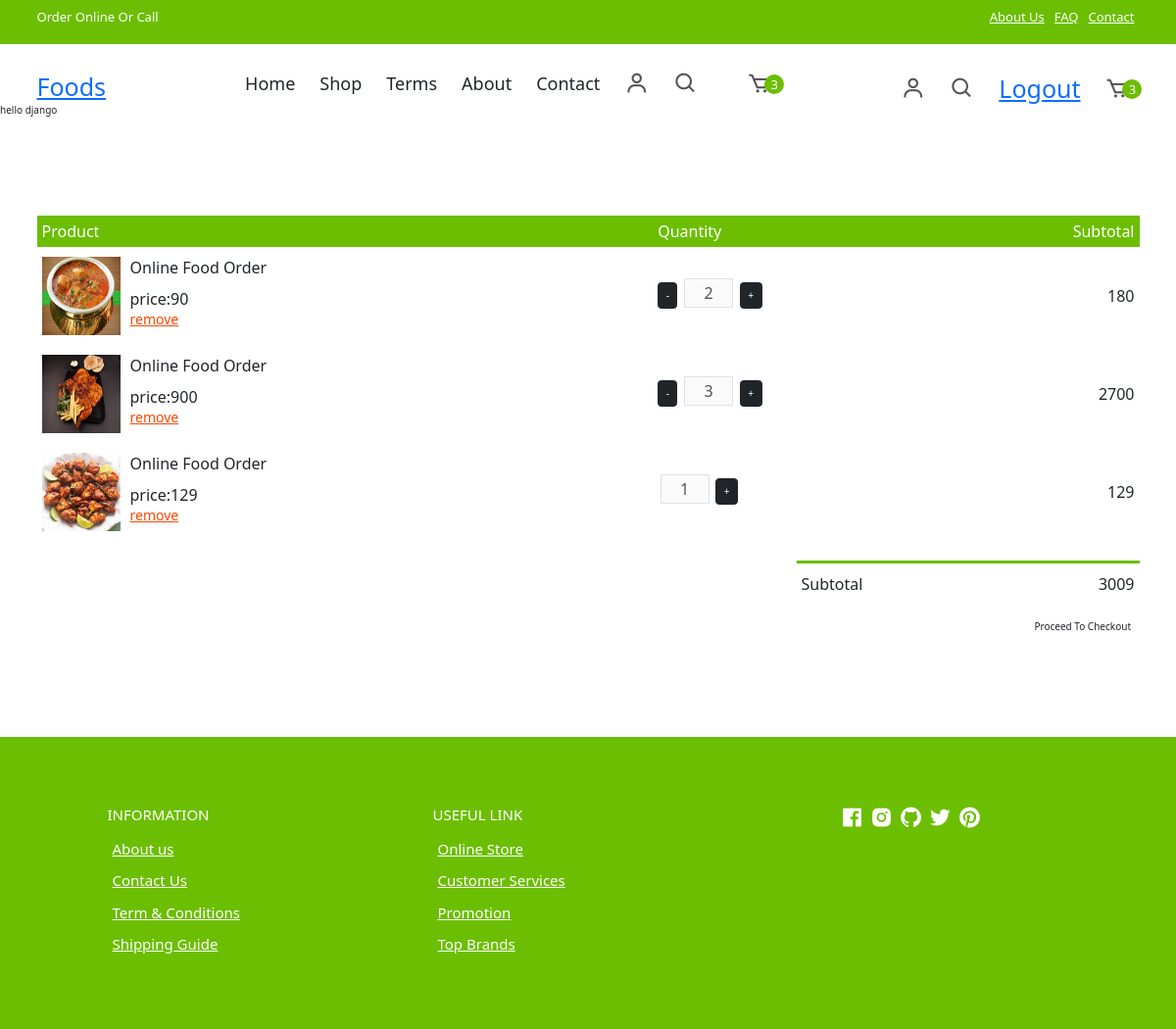
/order/items/all/ (signed in), run on an earlier commit of the app's database.
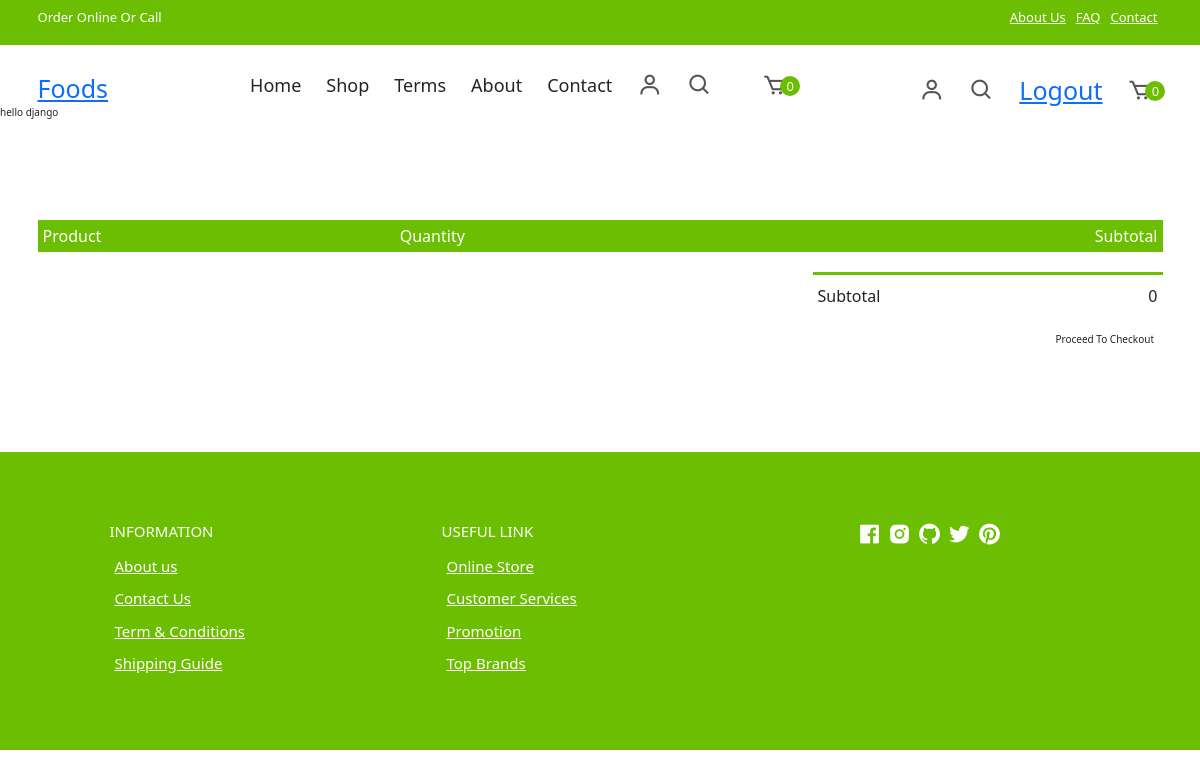
And on a later commit of the database.
### food/models.py (models this page shows, shortened)
class OrderItem(models.Model):
    foods_object=models.ForeignKey(Foods,on_delete=models.CASCADE)
    qty=models.PositiveIntegerField()
    basket_object=models.ForeignKey(Basket,on_delete=models.CASCADE,related_name="cartitem")
    created_date=models.DateTimeField(auto_now_add=True)
    updated_data=models.DateTimeField(auto_now=True)
    is_active=models.BooleanField(default=True)
    is_order_placed=models.BooleanField(default=False)
    @property
    def item_total(self):
        return self.qty*self.foods_object.price

class Foods(models.Model):
    title=models.CharField(max_length=200)
    description=models.TextField(null=True)
    image=models.ImageField(upload_to="foodsimages",default="default=jpg",null=True,blank=True)
    category_object=models.ForeignKey(Category,on_delete=models.CASCADE,related_name="item")
    quantity_object=models.ManyToManyField(Quantity)
    price=models.PositiveIntegerField()
    created_date=models.DateTimeField(auto_now_add=True)
    updated_data=models.DateTimeField(auto_now=True)
    is_active=models.BooleanField(default=True)

class Basket(models.Model):
    owner=models.OneToOneField(User,on_delete=models.CASCADE,related_name="cart")
    created_date=models.DateTimeField(auto_now_add=True)
    updated_data=models.DateTimeField(auto_now=True)
    is_active=models.BooleanField(default=True)
    @property
    def cart_item(self):
        return self.cartitem.filter(is_order_placed=False)
    @property
    def cart_item_count(self):
        return self.cart_item.count()
    @property
    def order_total(self):
        order_item=self.cart_item
        if order_item:
            total=sum([oi .item_total for oi in order_item])
            return total
        return 0

### food/views.py (the view)
# urls.py: path("order/items/all/",views.OrderItemListView.as_view(),name="order-items"),
@method_decorator([signin_required,never_cache],name="dispatch")
class OrderItemListView(View):
    def get(self,request,*args,**kwargs):
        qs=request.user.cart.cartitem.filter(is_order_placed=False)
        return render(request,"cart_list.html",{"data":qs})

### food/context_processors.py (called while the page is built)
def dummy(request):
    return {"msg":"hello django"}

def order_count(request):
    if request.user.is_authenticated:
        count=request.user.cart.cart_item_count
        return {"cart_count":count}
    else:
        return {"cart_count":0}

### food/templates/cart_list.html (shortened to what this page needs)
{%extends 'base.html'%}
{%block link_block%}
<link href="https://cdn.jsdelivr.net/npm/bootstrap@5.3.3/dist/css/bootstrap.min.css" rel="stylesheet">
{%endblock%}
{%block main_block%}
{{msg}}
<div class="container cart">
    <table>
      <tr>
        <th>Product</th>
        <th>Quantity</th>
        <th>Subtotal</th>
      </tr>
      {%for oi in data%}
     <tr>
        <td>
          <div class="cart-info">
            <img src="{{oi.foods_object.image.url}}" alt="" />
            <div>
              <p>Online Food Order</p>
              <span>price:{{oi.foods_object.price}}</span> <br />
              <a href="{%url 'orderitem-remove' oi.id%}">remove</a>
            </div>
          </div>
        </td>
        <td>
          <div class="mb-2 flex">
            <div class="min-w-24 flex">
             <form action="{%url 'editcart-qty' oi.id%}" method="post">
              {%if oi.qty > 1%}
              <button type="submit" class="py-2 btn btn-dark" name="counterbutton" value="-">
                -
              </button>
              {%endif%}
              <input
                type="text"
                class="mx-1 h-7 w-9 rounded-md border text-center"
                value="{{oi.qty}}"
                disabled
              />
              <button
                type="submit"
                class="py-2 btn btn-dark"
                name="counterbutton"
                value="+"
              >
                +
              </button>
             </form>
            </div>
        </td>
        <td>{{oi.item_total}}</td>
      </tr>
      {%endfor%}
    </table>
    <div class="total-price">
      <table>
        <tr>
          <td>Subtotal</td>
          <td>{{request.user.cart.order_total}}</td>
        </tr>
      </table>
      <a href="{%url 'checkout'%}" class="checkout btn">Proceed To Checkout</a>
    </div>
  </div>
{%endblock%}

### food/templates/base.html (shortened to what this page needs)
{%load static%}
<html lang="en">
  <head>
    <link
      rel="stylesheet"
      href="https://cdn.jsdelivr.net/npm/boxicons@latest/css/boxicons.min.css"
    />
    <link rel="stylesheet" href="{%static 'css/styles.css'%}" />
    {%block link_block%}
    {%endblock%}
  </head>
  <body>
    <div class="top-nav">
      <div class="container d-flex">
        <p>Order Online Or Call</p>
        <ul class="d-flex">
          <li><a href="#">About Us</a></li>
          <li><a href="#">FAQ</a></li>
          <li><a href="#">Contact</a></li>
        </ul>
      </div>
    </div>
    <div class="navigation">
      <div class="nav-center container d-flex">
        <a href="index.html" class="logo"><h1>Foods</h1></a>
        <ul class="nav-list d-flex">
          <li class="nav-item">
            <a href="/" class="nav-link">Home</a>
          </li>
          <li class="nav-item">
            <a href="product.html" class="nav-link">Shop</a>
          </li>
          <li class="nav-item">
            <a href="#terms" class="nav-link">Terms</a>
          </li>
          <li class="nav-item">
            <a href="#about" class="nav-link">About</a>
          </li>
          <li class="nav-item">
            <a href="#contact" class="nav-link">Contact</a>
          </li>
          <li class="icons d-flex">
            <a href="login.html" class="icon">
              <i class="bx bx-user"></i>
            </a>
            <div class="icon">
              <i class="bx bx-search"></i>
            </div>
            <a href="" class="icon">
              <i class="bx bx-cart"></i>
              <span class="d-flex">{{cart_count}}</span>
            </a>
          </li>
        </ul>
        <div class="icons d-flex">
          <a href="login.html" class="icon">
            <i class="bx bx-user"></i>
          </a>
          <div class="icon">
            <i class="bx bx-search"></i>
          </div>
          <div class="icon">
            <a href="{%url 'signout'%}">Logout</a>
          </div>
          <a href="{%url 'order-items'%}" class="icon">
            <i class="bx bx-cart"></i>
            <span class="d-flex">{{cart_count}}</span>
          </a>
        </div>
      </div>
    </div>
     {%block main_block%}
     {%endblock%}
    <footer class="footer">
      <div class="row">
        <div class="col d-flex">
          <h4>INFORMATION</h4>
          <a href="">About us</a>
          <a href="">Contact Us</a>
          <a href="">Term & Conditions</a>
          <a href="">Shipping Guide</a>
        </div>
        <div class="col d-flex">
          <h4>USEFUL LINK</h4>
          <a href="">Online Store</a>
          <a href="">Customer Services</a>
          <a href="">Promotion</a>
          <a href="">Top Brands</a>
        </div>
        <div class="col d-flex">
          <span><i class="bx bxl-facebook-square"></i></span>
          <span><i class="bx bxl-instagram-alt"></i></span>
          <span><i class="bx bxl-github"></i></span>
          <span><i class="bx bxl-twitter"></i></span>
          <span><i class="bx bxl-pinterest"></i></span>
        </div>
      </div>
    </footer>
  </body>
</html>

### food/static/css/styles.css (style rules this page uses)
:root { --white: #fff; --black: #222; --green: #6cbe02; --grey1: #f0f0f0; --grey2: #e9d7d3; }
*, *::before, *::after { margin: 0; padding: 0; box-sizing: inherit; }
html { box-sizing: border-box; font-size: 62.5%; }
body { font-family: 'Roboto', sans-serif; font-size: 1.6rem; background-color: var(--white); color: var(--black); font-weight: 400; font-style: normal; }
a { text-decoration: none; color: var(--black); }
li { list-style: none; }
.container { max-width: 114rem; margin: 0 auto; padding: 0 3rem; }
.d-flex { display: flex; align-items: center; }
.top-nav { background-color: var(--green); font-size: 1.3rem; color: var(--white); }
.top-nav div { justify-content: space-between; height: 4.5rem; }
.top-nav a { color: var(--white); padding: 0 0.5rem; }
.navigation { height: 6rem; line-height: 6rem; }
.nav-center { justify-content: space-between; }
.nav-list .icons { display: none; }
.nav-center .nav-item:not(:last-child) { margin-right: 0.5rem; }
.nav-center .nav-link { font-size: 1.8rem; padding: 1rem; }
.icon { cursor: pointer; font-size: 2.5rem; padding: 0 1rem; color: #555; position: relative; }
.icon:not(:last-child) { margin-right: 0.5rem; }
.icon span { position: absolute; top: 3px; right: -3px; background-color: var(--green); color: var(--white); border-radius: 50%; font-size: 1.3rem; height: 2rem; width: 2rem; justify-content: center; }
.footer { padding: 7rem 1rem; background-color: var(--green); }
footer .row { display: grid; grid-template-columns: 1fr 1fr 1fr; max-width: 99.6rem; margin: 0 auto; }
.footer .col { flex-direction: column; color: var(--white); align-items: flex-start; }
.footer .col:last-child { flex-direction: row; justify-content: center; }
.footer .col:last-child span { font-size: 2.5rem; margin-right: 0.5rem; color: var(--white); }
.footer .col a { color: var(--white); font-size: 1.5rem; padding: 0.5rem; font-weight: 300; }
.footer .col h4 { margin-bottom: 1rem; }
.cart { margin: 10rem auto; }
table { width: 100%; border-collapse: collapse; }
th { text-align: left; padding: 0.5rem; color: #fff; background-color: var(--green); font-weight: normal; }
td { padding: 1rem 0.5rem; }
.total-price { display: flex; align-items: flex-end; flex-direction: column; margin-top: 2rem; }
.total-price table { border-top: 3px solid var(--green); width: 100%; max-width: 35rem; }
td:last-child { text-align: right; }
th:last-child { text-align: right; }
.checkout { display: inline-block; background-color: var(--green); color: white; padding: 1rem; margin-top: 1rem; }

What changed in the data, as far as the page shows it:
removed OrderItem: foods_object.image (picture), foods_object.price "90", qty "2", item_total "180"
removed OrderItem: foods_object.image (picture), foods_object.price "900", qty "3", item_total "2700"
removed OrderItem: foods_object.image (picture), foods_object.price "129", qty "1", item_total "129"
Also different on the page:
{{ cart_count }}: "3" → "0"
{{ request.user.cart.order_total }}: "3009" → "0"
